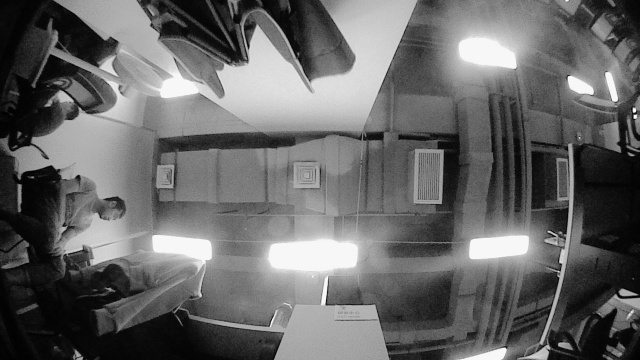
//> input picture ch7/5369.487927.jpg, 640 x 360 px
$ ./pose_estimation_2d2d 5369.487927.jpg 5369.687922.jpg   (built with g++ and OpenCV 4)
//> lines starting //> are read from the running program, lines starting //| are printed output that depends on the picture; after the words box and inside, x2 and y2 are one past the last pixel; in counts of white or black regions, pixels touching at a corner belong together
#include <iostream>
#include <opencv2/core/core.hpp>
#include <opencv2/features2d/features2d.hpp>
#include <opencv2/highgui/highgui.hpp>
#include <opencv2/calib3d/calib3d.hpp>
#include <opencv2/core/core.hpp>
#include <opencv2/highgui/highgui.hpp>
#include <opencv2/features2d/features2d.hpp>
#include <opencv2/video/tracking.hpp>
#include <list>
#include <chrono>
// #include "extra.h" // use this if in OpenCV2
using namespace std;
using namespace cv;

/****************************************************
 * 本程序演示了如何使用2D-2D的特征匹配估计相机运动
 * **************************************************/

void find_feature_matches (
    const Mat& img_1, const Mat& img_2,
    std::vector<KeyPoint>& keypoints_1,
    std::vector<KeyPoint>& keypoints_2,
    std::vector< DMatch >& matches );

void pose_estimation_2d2d (
    std::vector<KeyPoint> keypoints_1,
    std::vector<KeyPoint> keypoints_2,
    std::vector< DMatch > matches,
    Mat& R, Mat& t );

// 像素坐标转相机归一化坐标
Point2d pixel2cam ( const Point2d& p, const Mat& K );

int main ( int argc, char** argv )
{
    if ( argc != 3 )
    {
        cout<<"usage: pose_estimation_2d2d img1 img2"<<endl;
        return 1;
    }
    //-- 读取图像
    Mat img_1 = imread ( argv[1], CV_LOAD_IMAGE_COLOR );
//> img_1 is the input picture: 360 rows x 640 cols, CV_8UC3; min 0, max 253, mean 102.5
    Mat img_2 = imread ( argv[2], CV_LOAD_IMAGE_COLOR );
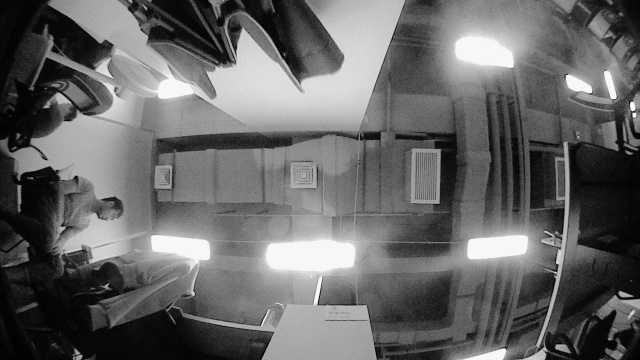
//> input picture ch7/5369.687922.jpg, 640 x 360 px
//> img_2 is the input picture: 360 rows x 640 cols, CV_8UC3; min 0, max 253, mean 101.8

    vector<KeyPoint> keypoints_1, keypoints_2;
    vector<DMatch> matches;
    find_feature_matches ( img_1, img_2, keypoints_1, keypoints_2, matches );
//> in find_feature_matches, `detector->detect ( img_1,keypoints_1 );`: keypoints_1 = 500 keypoints; strongest (x, y, size): (558, 271, 31), (326, 303, 31), (559, 273, 31), (560, 269, 31)
//> in find_feature_matches, `detector->detect ( img_2,keypoints_2 );`: keypoints_2 = 500 keypoints; strongest (x, y, size): (555, 272, 31), (556, 270, 31), (106, 287, 31), (566, 76, 31)
//> in find_feature_matches, `matcher->match ( descriptors_1, descriptors_2, match );`: match = 500 matches
//> the loop in find_feature_matches, `for ( int i = 0; i < descriptors_1.rows; i++ )` made 500 passes
//> (dist, min_dist, max_dist) on pass 1: (15, 15, 15)
//> (dist, max_dist) on passes 2, 3, 17, 36, 60, 107: (43, 43), (54, 54), (58, 58), (63, 63), (73, 73), (80, 80)
//> after the loop in find_feature_matches, `for ( int i = 0; i < descriptors_1.rows; i++ )`: min_dist = 0; max_dist = 80
//| -- Max dist : 80.000000
//| -- Min dist : 0.000000
//> after the loop in find_feature_matches, `for ( int i = 0; i < descriptors_1.rows; i++ )`: matches = 340 matches
//> after the loop in find_feature_matches, `for ( int i = 0; i < ( int ) matches.size(); i++ )`: points1 = 340 Points (x, y), first 12: [438, 147], [100, 217], [63, 225], [65, 227], [97, 214], [564, 241], [560, 232], [566, 232], [110, 37], [606, 73], [568, 77], [565, 238]; points2 = 340 Points (x, y), first 12: [435, 147], [98, 217], [62, 225], [64, 228], [95, 213], [561, 242], [556, 232], [562, 232], [105, 40], [604, 72], [566, 76], [561, 239]
//| 一共找到了XXX340组匹配点
//| 一共找到了XXX340组匹配点
//> after the loop in find_feature_matches, `for (int i = 0; i < points2.size(); i++)`:
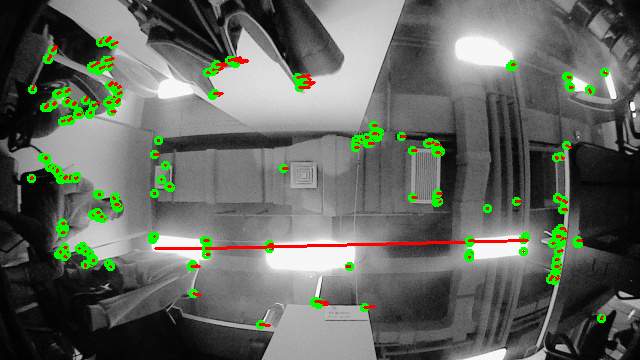
//> img_2_copy1: 360 rows x 640 cols, CV_8UC3; 4.57% of pixels changed, all inside (x1, y1, x2, y2) = (27, 36, 609, 329)
//> matches = 340 matches
    //光流计算关键点
    #if 1

        int maxCount = 50;//最大特征点数
        double minDis = 20;//：对于初选出的角点而言，如果
        //在其周围minDis范围内存在其他更强角点，则将此角点删除
        double qLevel = 0.01;//角点的品

        // 对其他帧用LK跟踪特征点
        vector<cv::Point2f> next_keypoints;
        vector<cv::Point2f> prev_keypoints;
        vector<unsigned char> status;
        vector<float> error;
        Mat img_1_gray;
        cout<<"prev_keypoints: "<<prev_keypoints.size()<<endl;
        cvtColor(img_1, img_1_gray, CV_RGB2GRAY);
        goodFeaturesToTrack(img_1_gray, prev_keypoints, maxCount, qLevel, minDis);//角点识别
//> prev_keypoints = 50 Points (x, y), first 12: [634, 111], [326, 304], [549, 348], [561, 264], [568, 77], [62, 225], [48, 158], [78, 176], [615, 295], [200, 296], [441, 203], [81, 357]
        chrono::steady_clock::time_point t1 = chrono::steady_clock::now();
        cv::calcOpticalFlowPyrLK( img_1, img_2, prev_keypoints, next_keypoints, status, error );
//> next_keypoints = 50 Points (x, y), first 12: [632.2, 109.1], [318.4, 303.9], [546, 350.6], [557.6, 264.7], [566.2, 75.81], [60.61, 224.9], [46.75, 158.9], [75.93, 176.7], [614.6, 296.4], [192.8, 294.6], [438.5, 202.7], [80.46, 355.4]; status = 50 values from 1 to 1; error = 50 values, max 35.85 at index 0, min 2.7 at index 41, mean 9
        chrono::steady_clock::time_point t2 = chrono::steady_clock::now();
        chrono::duration<double> time_used = chrono::duration_cast<chrono::duration<double>>( t2-t1 );
        cout<<"LK Flow use time："<<time_used.count()<<" seconds."<<endl;
        cout<<"prev_keypoints: "<<prev_keypoints.size()<<endl;
//| prev_keypoints: 50
        cout<<"next_keypoints: "<<next_keypoints.size()<<endl;
//| next_keypoints: 50
        cout<<"status: "<<status.size()<<endl;
//| status: 50
            //-- 计算基础矩阵
        Mat fundamental_matrix;
        fundamental_matrix = findFundamentalMat ( prev_keypoints, next_keypoints, CV_FM_8POINT );
//> fundamental_matrix = [[-3.44e-07, 2.13e-05, 0.000831], [-1.04e-05, 5.98e-06, -0.167], [-0.00293, 0.161, 1]]
        cout<<"fundamental_matrix is "<<endl<< fundamental_matrix<<endl;
//| fundamental_matrix is
//| [-3.442524243284012e-07, 2.129855967126884e-05, 0.0008313434680120718;
//|  -1.041688448773565e-05, 5.981687399721977e-06, -0.1672488442582753;
//|  -0.002928957096247875, 0.1610575896754586, 1]

        //-- 计算本质矩阵
        Point2d principal_point ( 325.1, 249.7 );	//相机光心, TUM dataset标定值
        double focal_length = 521;			//相机焦距, TUM dataset标定值
        Mat essential_matrix;
        essential_matrix = findEssentialMat ( prev_keypoints, next_keypoints, focal_length, principal_point );
//> essential_matrix = [[0.000683, 0.0327, -0.0152], [-0.00317, -0.000808, -0.707], [0.0162, 0.706, -0.000176]]
        cout<<"essential_matrix is "<<endl<< essential_matrix<<endl;
//| essential_matrix is
//| [0.0006827819592201012, 0.03272001153618379, -0.01521959832435003;
//|  -0.003167029545085018, -0.0008075921664586359, -0.7069359380629093;
//|  0.01619791330253083, 0.7061627237773633, -0.000175574941397937]

        //-- 计算单应矩阵
        Mat homography_matrix;
        homography_matrix = findHomography ( prev_keypoints, next_keypoints, RANSAC, 3 );
//> homography_matrix = [[0.937, 0.00609, 0.312], [-0.0207, 0.97, 6.29], [-9.5e-05, -2.02e-07, 1]]
        cout<<"homography_matrix is "<<endl<<homography_matrix<<endl;
//| homography_matrix is
//| [0.9372525007965221, 0.006088743843892888, 0.3121926597005685;
//|  -0.02071314358266177, 0.969518849286884, 6.2915415197021;
//|  -9.502287732220711e-05, -2.021307239639062e-07, 1]

        //-- 从本质矩阵中恢复旋转和平移信息.
        Mat R_optical,t_optical;
        recoverPose ( essential_matrix, prev_keypoints, next_keypoints, R_optical, t_optical, focal_length, principal_point );
//> R_optical = [[0.999, -0.00139, 0.0418], [0.00144, 1, -0.00115], [-0.0418, 0.00121, 0.999]]; t_optical = [-0.999, 0.0215, 0.0463]
        cout<<"R is "<<endl<<R_optical<<endl;
//| R is
//| [0.9991235301495556, -0.001389297125046516, 0.04183588597111639;
//|  0.00143861784882951, 0.9999983052867809, -0.001148826466961149;
//|  -0.04183421900997966, 0.001208005407479007, 0.999123835589343]
        cout<<"t is "<<endl<<t_optical<<endl;
//| t is
//| [-0.9986964488573122;
//|  0.02148940096911627;
//|  0.04629912186837091]
        Mat img_2_copy2 = img_2.clone();
        for (int i = 0; i < next_keypoints.size(); i++)
		{
			circle(img_2_copy2, next_keypoints[i], 3, Scalar(0, 255, 0), 2);
			line(img_2_copy2, prev_keypoints[i], next_keypoints[i], Scalar(255, 0, 0), 2);//画出两帧之间的光流变化
		}
//> this loop made 50 passes
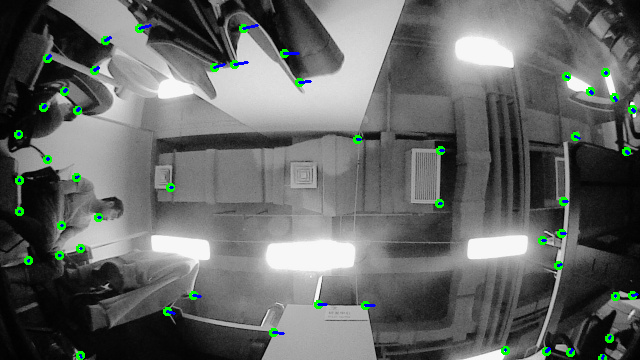
//> img_2_copy2: 360 rows x 640 cols, CV_8UC3; 1.53% of pixels changed, all inside (x1, y1, x2, y2) = (14, 24, 639, 360)

        namedWindow("OPTICAL",CV_WINDOW_AUTOSIZE);
        imshow("OPTICAL", img_2_copy2);
        waitKey(100000);
     #endif


    // -- 估计两张图像间运动
    Mat R,t;
    Mat R_vec;
    pose_estimation_2d2d ( keypoints_1, keypoints_2, matches, R, t );
//> in pose_estimation_2d2d, `fundamental_matrix = findFundamentalMat ( points1, points2, CV_FM_8POI..`: fundamental_matrix = [[1.73e-07, -5.4e-05, 0.00911], [6.35e-05, 4.47e-06, -0.193], [-0.0114, 0.187, 1]]
//| fundamental_matrix is
//| [1.725221389310778e-07, -5.39716561455023e-05, 0.009105242405875661;
//|  6.351165701674073e-05, 4.4670430524467e-06, -0.1927192486067114;
//|  -0.01138194346028614, 0.1872270563262656, 0.9999999999999999]
//> in pose_estimation_2d2d, `essential_matrix = findEssentialMat ( points1, points2, focal_length, ..`: essential_matrix = [[0.000707, 0.0875, -0.0422], [-0.0774, -0.00103, -0.702], [0.0428, 0.7, -0.000509]]
//| essential_matrix is
//| [0.000707103293057215, 0.08746766025390776, -0.04216228216915567;
//|  -0.07742185555143628, -0.001027983062174997, -0.7015971087869938;
//|  0.04282944888683669, 0.700359140888463, -0.0005088560506018528]
//> in pose_estimation_2d2d, `homography_matrix = findHomography ( points1, points2, RANSAC, 3 );`: homography_matrix = [[0.979, 0.0138, -2.84], [-0.00987, 0.981, 4.41], [-3.85e-05, 8.02e-07, 1]]
//| homography_matrix is
//| [0.9788003859289518, 0.01382386574974266, -2.842866249565925;
//|  -0.009873524507803174, 0.9813861658972481, 4.405642150441183;
//|  -3.847050914933985e-05, 8.023300965641018e-07, 1]
//> in pose_estimation_2d2d, `recoverPose ( essential_matrix, points1, points2, R, t, focal_length, ..`: R = [[1, -0.00113, 0.0144], [0.00115, 1, -0.00159], [-0.0144, 0.00161, 1]]; t = [-0.991, 0.0594, 0.124]
//| R is
//| [0.9998952699703444, -0.001128408656615093, 0.01442829805749898;
//|  0.001151500828766326, 0.9999980693583153, -0.001592270543345743;
//|  -0.01442647346976025, 0.001608717981975365, 0.9998946388943591]
//| t is
//| [-0.9905263755972821;
//|  0.05943562023669814;
//|  0.1237938055525847]
//> t = [-0.991, 0.0594, 0.124]
    Rodrigues(R, R_vec);
//> R_vec = [0.0016, 0.0144, 0.00114]
    cout << "Rodrigues = " << R_vec << endl;
//| Rodrigues = [0.00160055082166417;
//|  0.01442789560523456;
//|  0.001139995026936594]
    cout << "roll degree = " << R_vec*180/ CV_PI << endl;
//| roll degree = [0.09170480697755304;
//|  0.8266575254352888;
//|  0.06531690370936945]


    //-- 验证E=t^R*scale
    Mat t_x = ( Mat_<double> ( 3,3 ) <<
                0,                      -t.at<double> ( 2,0 ),     t.at<double> ( 1,0 ),
                t.at<double> ( 2,0 ),      0,                      -t.at<double> ( 0,0 ),
                -t.at<double> ( 1,0 ),     t.at<double> ( 0,0 ),      0 );
//> t_x = [[0, -0.124, 0.0594], [0.124, 0, 0.991], [-0.0594, -0.991, 0]]

    cout<<"t^R="<<endl<<t_x*R<<endl;
//| t^R=
//| [-0.0009999950681934102, -0.1236979514000587, 0.0596264712640656;
//|  0.109491038145006, 0.00145378759022337, 0.9922081465673676;
//|  -0.06056998748484333, -0.9904573955773851, 0.0007196311262631749]

    //-- 验证对极约束
    Mat K = ( Mat_<double> ( 3,3 ) << 520.9, 0, 325.1, 0, 521.0, 249.7, 0, 0, 1 );
    for ( DMatch m: matches )
    {
        Point2d pt1 = pixel2cam ( keypoints_1[ m.queryIdx ].pt, K );
        Mat y1 = ( Mat_<double> ( 3,1 ) << pt1.x, pt1.y, 1 );
        Point2d pt2 = pixel2cam ( keypoints_2[ m.trainIdx ].pt, K );
        Mat y2 = ( Mat_<double> ( 3,1 ) << pt2.x, pt2.y, 1 );
        Mat d = y2.t() * t_x * R * y1;
        cout << "epipolar constraint = " << d << endl;
    }
//> this loop made 340 passes
//> (y1, y2, d) on passes 1 to 3: ([0.217, -0.197, 1], [0.211, -0.197, 1], [0.000304]), ([-0.432, -0.0628, 1], [-0.436, -0.0628, 1], [0.000191]), ([-0.503, -0.0474, 1], [-0.505, -0.0474, 1], [0.000396])
//| epipolar constraint = [0.0003039264861637858]
//| epipolar constraint = [0.0001907279628710484]
//| epipolar constraint = [0.0003958756810692049]
//| epipolar constraint = [0.00223242409982978]
//| epipolar constraint = [-0.001673758323485611]
//| epipolar constraint = [0.001804648570476844]
//| epipolar constraint = [-0.0002360310607285171]
//| epipolar constraint = [-0.0002517722608986993]
//> (output is shown up to pass 8 of 340)
    return 0;
}

void find_feature_matches ( const Mat& img_1, const Mat& img_2,
                            std::vector<KeyPoint>& keypoints_1,
                            std::vector<KeyPoint>& keypoints_2,
                            std::vector< DMatch >& matches )
{
    //-- 初始化
    Mat descriptors_1, descriptors_2;
    // used in OpenCV3
    Ptr<FeatureDetector> detector = ORB::create();
    Ptr<DescriptorExtractor> descriptor = ORB::create();
    // use this if you are in OpenCV2
    // Ptr<FeatureDetector> detector = FeatureDetector::create ( "ORB" );
    // Ptr<DescriptorExtractor> descriptor = DescriptorExtractor::create ( "ORB" );
    Ptr<DescriptorMatcher> matcher  = DescriptorMatcher::create ( "BruteForce-Hamming" );
    //-- 第一步:检测 Oriented FAST 角点位置
    detector->detect ( img_1,keypoints_1 );
    detector->detect ( img_2,keypoints_2 );

    //-- 第二步:根据角点位置计算 BRIEF 描述子
    descriptor->compute ( img_1, keypoints_1, descriptors_1 );
    descriptor->compute ( img_2, keypoints_2, descriptors_2 );

    //-- 第三步:对两幅图像中的BRIEF描述子进行匹配，使用 Hamming 距离
    vector<DMatch> match;
    //BFMatcher matcher ( NORM_HAMMING );
    matcher->match ( descriptors_1, descriptors_2, match );

    //-- 第四步:匹配点对筛选
    double min_dist=10000, max_dist=0;

    //找出所有匹配之间的最小距离和最大距离, 即是最相似的和最不相似的两组点之间的距离
    for ( int i = 0; i < descriptors_1.rows; i++ )
    {
        double dist = match[i].distance;
        if ( dist < min_dist ) min_dist = dist;
        if ( dist > max_dist ) max_dist = dist;
    }

    printf ( "-- Max dist : %f \n", max_dist );
    printf ( "-- Min dist : %f \n", min_dist );

    //当描述子之间的距离大于两倍的最小距离时,即认为匹配有误.但有时候最小距离会非常小,设置一个经验值30作为下限.
    for ( int i = 0; i < descriptors_1.rows; i++ )
    {
        if ( match[i].distance <= max ( 2*min_dist, 30.0 ) )
        {
            matches.push_back ( match[i] );
        }
    }


    //-- 把匹配点转换为vector<Point2f>的形式
    vector<Point2f> points1;
    vector<Point2f> points2;

    for ( int i = 0; i < ( int ) matches.size(); i++ )
    {
        points1.push_back ( keypoints_1[matches[i].queryIdx].pt );
        points2.push_back ( keypoints_2[matches[i].trainIdx].pt );
    }
    cout<<"一共找到了XXX"<<points1.size() <<"组匹配点"<<endl;
    cout<<"一共找到了XXX"<<points2.size() <<"组匹配点"<<endl;
    Mat img_2_copy1 = img_2.clone();
    for (int i = 0; i < points2.size(); i++)
    {
        circle(img_2_copy1, points2[i], 3, Scalar(0, 255, 0), 2);
        line(img_2_copy1, points1[i], points2[i], Scalar(0, 0, 255), 2);//画出两帧之间的光流变化
    }

    namedWindow("ORB",CV_WINDOW_AUTOSIZE);
    imshow("ORB", img_2_copy1);
    // waitKey(0);
}


Point2d pixel2cam ( const Point2d& p, const Mat& K )
{
    return Point2d
           (
               ( p.x - K.at<double> ( 0,2 ) ) / K.at<double> ( 0,0 ),
               ( p.y - K.at<double> ( 1,2 ) ) / K.at<double> ( 1,1 )
           );
}


void pose_estimation_2d2d ( std::vector<KeyPoint> keypoints_1,
                            std::vector<KeyPoint> keypoints_2,
                            std::vector< DMatch > matches,
                            Mat& R, Mat& t )
{
    // 相机内参,TUM Freiburg2
    Mat K = ( Mat_<double> ( 3,3 ) << 520.9, 0, 325.1, 0, 521.0, 249.7, 0, 0, 1 );

    //-- 把匹配点转换为vector<Point2f>的形式
    vector<Point2f> points1;
    vector<Point2f> points2;

    for ( int i = 0; i < ( int ) matches.size(); i++ )
    {
        points1.push_back ( keypoints_1[matches[i].queryIdx].pt );
        points2.push_back ( keypoints_2[matches[i].trainIdx].pt );
    }

    //-- 计算基础矩阵
    Mat fundamental_matrix;
    fundamental_matrix = findFundamentalMat ( points1, points2, CV_FM_8POINT );
    cout<<"fundamental_matrix is "<<endl<< fundamental_matrix<<endl;

    //-- 计算本质矩阵
    Point2d principal_point ( 325.1, 249.7 );	//相机光心, TUM dataset标定值
    double focal_length = 300;			//相机焦距, TUM dataset标定值
    Mat essential_matrix;
    essential_matrix = findEssentialMat ( points1, points2, focal_length, principal_point );
    cout<<"essential_matrix is "<<endl<< essential_matrix<<endl;

    //-- 计算单应矩阵
    Mat homography_matrix;
    homography_matrix = findHomography ( points1, points2, RANSAC, 3 );
    cout<<"homography_matrix is "<<endl<<homography_matrix<<endl;

    //-- 从本质矩阵中恢复旋转和平移信息.
    recoverPose ( essential_matrix, points1, points2, R, t, focal_length, principal_point );
    cout<<"R is "<<endl<<R<<endl;
    cout<<"t is "<<endl<<t<<endl;

}
